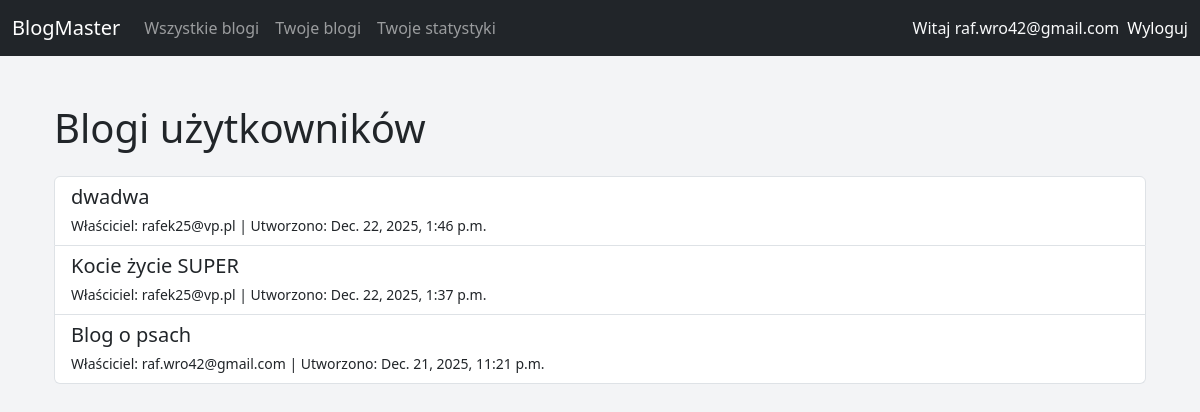
Page /blogs/ (signed in) on the committed database.
### accounts/models.py (models this page shows, shortened)
class CustomUser(AbstractBaseUser, PermissionsMixin):
    email = models.EmailField(unique=True)
    date_joined = models.DateTimeField(default=timezone.now)
    is_active = models.BooleanField(default=True)
    is_staff = models.BooleanField(default=False)
    USERNAME_FIELD = "email"
    REQUIRED_FIELDS = []  # nie wymagamy nic więcej przy tworzeniu superusera
    objects = CustomUserManager()

### blogs/models.py (models this page shows, shortened)
class Blog(models.Model):
    owner = models.ForeignKey(User, on_delete=models.CASCADE, related_name='blogs')
    title = models.CharField(max_length=200)
    description = models.TextField(blank=True)
    created_at = models.DateTimeField(auto_now_add=True)

### blogs/views.py (the view)
# urls.py: path('', views.blog_list, name='blog_list'),
def blog_list(request):
    blogs = Blog.objects.order_by('-created_at')
    return render(request, 'blogs/blog_list.html', {'blogs': blogs})

### blogs/templates/blogs/blog_list.html (shortened to what this page needs)
{% extends 'base.html' %}
{% block content %}
<div class="container mt-4">
    <h1 class="mb-4">Blogi użytkowników</h1>
    {% if blogs %}
        <div class="list-group">
            {% for blog in blogs %}
                <a href="{% url 'blog_detail' blog.id %}" class="list-group-item list-group-item-action">
                    <h5 class="mb-1">{{ blog.title }}</h5>
                    <small>
                        Właściciel: {{ blog.owner.email }} |
                        Utworzono: {{ blog.created_at }}
                    </small>
                </a>
            {% endfor %}
        </div>
    {% else %}
        <p>Brak blogów do wyświetlenia.</p>
    {% endif %}
</div>
{% endblock %}

### templates/base.html (shortened to what this page needs)
<!DOCTYPE html>
<html lang="pl">
    <head>
        <link href="https://cdn.jsdelivr.net/npm/bootstrap@5.3.2/dist/css/bootstrap.min.css" rel="stylesheet">
    </head>
    <body>
        <nav class="navbar navbar-expand-lg navbar-dark bg-dark">
            <div class="container-fluid">
                <a class="navbar-brand" href="/">BlogMaster</a>
                <div class="collapse navbar-collapse" id="navbarNav">
                    <ul class="navbar-nav me-auto">
                        <li class="nav-item"><a class="nav-link" href="/blogs/">Wszystkie blogi</a></li>
                        {% if user.is_authenticated %}
                            <li class="nav-item"><a class="nav-link" href="{% url 'user_blogs' %}">Twoje blogi</a></li>
                            <li class="nav-item"><a class="nav-link" href="/stats/">Twoje statystyki</a></li>
                        {% endif %}
                    </ul>
                    <ul class="navbar-nav ms-auto">
                        {% if user.is_authenticated %}
                            <li class="nav-item">
                                <span class="navbar-text text-light me-2">Witaj {{ user.email }}</span>
                            </li>
                            <form method="post" action="{% url 'logout' %}" style="display:inline;">
                                <button type="submit" class="nav-link btn btn-link text-decoration-none p-0 m-0" style="color: #fff;">
                                    Wyloguj
                                </button>
                            </form>
                        {% else %}
                            <li class="nav-item"><a class="nav-link" href="/accounts/login/">Zaloguj</a></li>
                            <li class="nav-item"><a class="nav-link" href="/accounts/register/">Zarejestruj się</a></li>
                        {% endif %}
                    </ul>
                </div>
            </div>
        </nav>
        <div class="container mt-5">
            {% block content %}
            {% endblock %}
        </div>
    </body>
</html>

### blogs/templates/blogs/blog_list.html (style rules this page uses)
body { background-color: #f3f4f6; font-family: 'Segoe UI', sans-serif; }

### rows in the picture
CustomUser: email "raf.wro42@gmail.com"
Blog: title "dwadwa", owner.email "rafek25@vp.pl", created_at "Dec. 22, 2025, 1:46 p.m."
Blog: title "Kocie życie SUPER", owner.email "rafek25@vp.pl", created_at "Dec. 22, 2025, 1:37 p.m."
Blog: title "Blog o psach", owner.email "raf.wro42@gmail.com", created_at "Dec. 21, 2025, 11:21 p.m."
